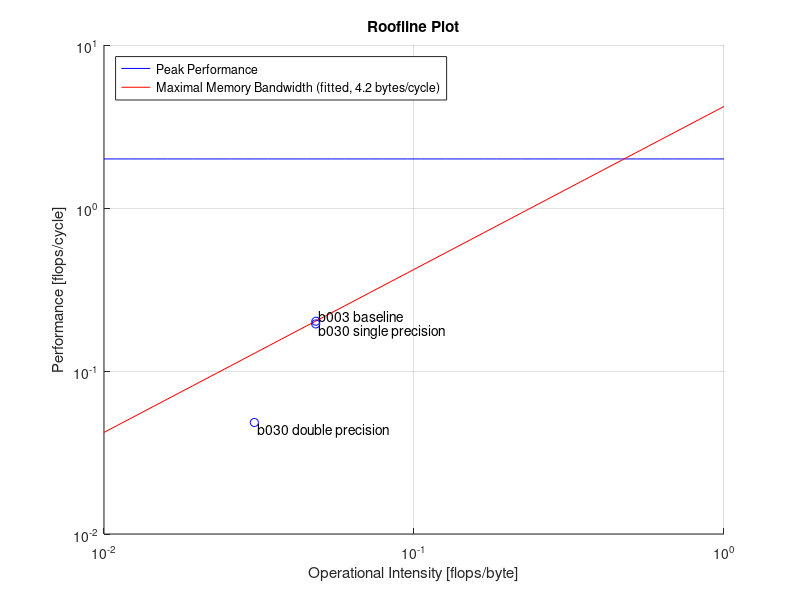

MATLAB code for this plot:
figure;
hold on; grid on
x = logspace(-2,0);


bytesCycle = 4.2;
% flops / cycle
peakPerf = 2;
oneOpCycle = 1;

% Scalar peak performance
ys = ones(length(x),1).*peakPerf;
loglog(x,ys,'-b');

% memory bandwidth
yb = x.*bytesCycle;
loglog(x,yb,'r');

%% Baseline
% b003
cycles = 339904509856;
% #total flops = FP_COMP_OPS_EXE.SSE_SCALAR_DOUBLE +
% FP_COMP_OPS_EXE.SSE_SCALAR_SINGLE + FP_COMP_OPS_EXE.X87
flops = 14094021141 + 0 + 2304003456;
runtime = 103.235; % seconds
bytes_sec = 0.786 * 1000000000;
bytes = runtime * bytes_sec;


bandwidthCycle = bytes/cycles;
opsCycle = flops/cycles;
intensity = opsCycle/bandwidthCycle;

loglog(opsCycle, intensity, 'ob');
text(opsCycle,intensity,{' b003 baseline'},'VerticalAlignment','bottom');

%% b030 single precision
cycles = 6100009150;
% #total flops = FP_COMP_OPS_EXE.SSE_SCALAR_DOUBLE +
% FP_COMP_OPS_EXE.SSE_SCALAR_SINGLE + FP_COMP_OPS_EXE.X87
flops = 186000279 + 48000072 + 60000090;
runtime = 1.853; % seconds
bytes_sec = 0.816 * 1000000000;
bytes = runtime * bytes_sec;

bandwidthCycle = bytes/cycles;
opsCycle = flops/cycles;
intensity = opsCycle/bandwidthCycle;

loglog(opsCycle, intensity, 'ob');
text(opsCycle,intensity,{' b030 single precision'},'VerticalAlignment','top');

%% b030 double precision
cycles = 62842094263;
% #total flops = FP_COMP_OPS_EXE.SSE_SCALAR_DOUBLE +
% FP_COMP_OPS_EXE.SSE_SCALAR_SINGLE + FP_COMP_OPS_EXE.X87
flops = 1494002241 + 0 + 426000639;
runtime = 19.086; % seconds
bytes_sec = 2.082 * 1000000000;
bytes = runtime * bytes_sec;

bandwidthCycle = bytes/cycles;
opsCycle = flops/cycles;
intensity = opsCycle/bandwidthCycle;

loglog(opsCycle, intensity, 'ob');
text(opsCycle,intensity,{' b030 double precision'},'VerticalAlignment','top');

%%
set(gca,'XScale','log')
set(gca,'YScale','log')
legend('Peak Performance', 'Maximal Memory Bandwidth (fitted, 4.2 bytes/cycle)','Location','northwest')
title('Roofline Plot')
xlabel('Operational Intensity [flops/byte]')
ylabel('Performance [flops/cycle]')
print(gcf, '-r150', 'roofline_single_vs_double.png', '-dpng');